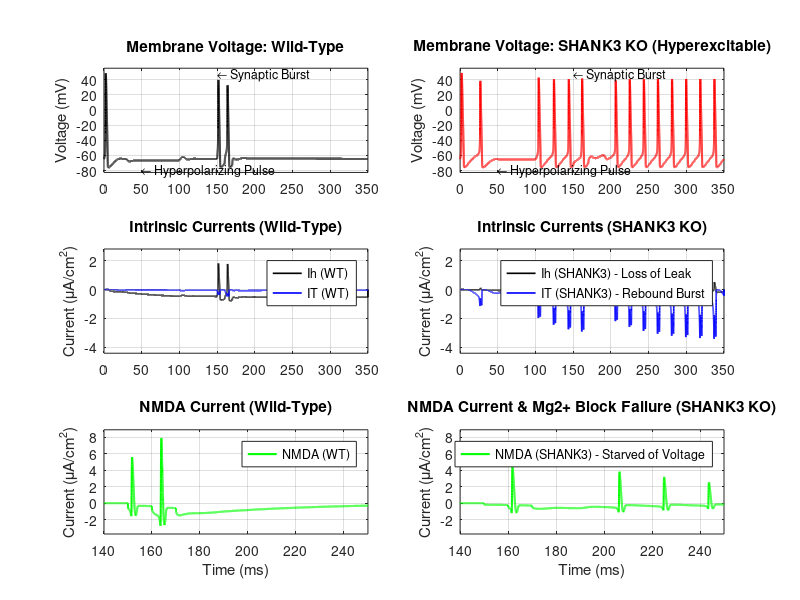

Source code (MATLAB):
% =========================================================================
% Biophysical Simulation of SHANK3 Deficiency in a Cortical Neuron
% Model: Single-compartment Hodgkin-Huxley with intrinsic and synaptic currents
% =========================================================================

clear; clc; close all;

%% 1. Simulation Parameters
dt = 0.01;              % Time step (ms)
T_total = 350;          % Total simulation time (ms)
time = 0:dt:T_total;    % Time vector
N = length(time);       % Number of time steps

%% 2. Biophysical Parameters (WT vs SHANK3)
% Common Reversal Potentials (mV)
E_Na = 50; E_K = -77; E_L = -54.4; E_h = -43; E_Ca = 120;
E_exc = 0; E_inh = -70;

% Membrane Capacitance (uF/cm^2)
% SHANK3 spines are smaller, effectively reducing total local capacitance
Cm_WT = 1.0; 
Cm_SH = 0.8; 

% Leak Conductance (mS/cm^2)
g_L_WT = 0.3; g_L_SH = 0.3;

% -- INTRINSIC CURRENTS --
g_Na_WT = 120;  g_Na_SH = 120; 
g_K_WT = 36;    g_K_SH = 25;    % SHANK3: Reduced K+ for homeostatic excitability
g_h_WT = 0.2;   g_h_SH = 0.04;  % SHANK3: Loss of HCN channel scaffolding
g_T_WT = 0.05;  g_T_SH = 0.25;  % SHANK3: Upregulated T-type Calcium current

% -- SYNAPTIC CURRENTS --
g_AMPA_WT = 0.2;    g_AMPA_SH = 0.08;   % SHANK3: Reduced AMPA density
g_NMDA_WT = 0.1;    g_NMDA_SH = 0.04;   % SHANK3: Reduced NMDA density
tau_NMDA_WT = 50;   tau_NMDA_SH = 80;   % SHANK3: GluN2B shift (slower decay)
tau_AMPA = 2; 

%% 3. Stimulation Protocol
% We apply a hyperpolarizing pulse to observe input resistance and Ih,
% followed by a burst of excitatory synaptic inputs.
I_inj = zeros(1, N);
I_inj(time > 30 & time < 100) = -2.0; % Hyperpolarizing pulse

spike_times = [150, 160, 170]; % Excitatory synaptic input times (ms)

%% 4. Initialization Arrays
V_WT = -65 * ones(1, N); V_SH = -65 * ones(1, N);

% Gating variables (m, h, n for HH; r for Ih; u for IT)
m_WT=0; h_WT=1; n_WT=0; r_WT=0; u_WT=0;
m_SH=0; h_SH=1; n_SH=0; r_SH=0; u_SH=0;

% Synaptic gating variables
s_AMPA_WT=0; s_NMDA_WT=0;
s_AMPA_SH=0; s_NMDA_SH=0;

% Arrays to store currents for plotting
I_NMDA_WT_arr = zeros(1,N); I_NMDA_SH_arr = zeros(1,N);
I_T_WT_arr = zeros(1,N);    I_T_SH_arr = zeros(1,N);
I_h_WT_arr = zeros(1,N);    I_h_SH_arr = zeros(1,N);

%% 5. Main Euler Integration Loop
for i = 1:N-1
    
    % --- Current Voltage ---
    v_W = V_WT(i) + 1e-6; % Add eps to avoid divide by zero at specific voltages
    v_S = V_SH(i) + 1e-6;
    
    % --- Synaptic Activation ---
    % Add discrete spikes to synaptic variables
    if any(abs(time(i) - spike_times) < dt)
        s_AMPA_WT = s_AMPA_WT + 0.5; s_NMDA_WT = s_NMDA_WT + 0.5;
        s_AMPA_SH = s_AMPA_SH + 0.5; s_NMDA_SH = s_NMDA_SH + 0.5;
    end
    
    % Synaptic Decay
    s_AMPA_WT = s_AMPA_WT - (s_AMPA_WT / tau_AMPA) * dt;
    s_NMDA_WT = s_NMDA_WT - (s_NMDA_WT / tau_NMDA_WT) * dt;
    s_AMPA_SH = s_AMPA_SH - (s_AMPA_SH / tau_AMPA) * dt;
    s_NMDA_SH = s_NMDA_SH - (s_NMDA_SH / tau_NMDA_SH) * dt;

    % Mg2+ Block (Jahr & Stevens 1990) - Extracellular Mg = 1.0 mM
    B_WT = 1 / (1 + (1.0 / 3.57) * exp(-0.062 * v_W));
    B_SH = 1 / (1 + (1.0 / 3.57) * exp(-0.062 * v_S));
    
    % Synaptic Currents
    I_AMPA_WT = g_AMPA_WT * s_AMPA_WT * (v_W - E_exc);
    I_NMDA_WT = g_NMDA_WT * s_NMDA_WT * B_WT * (v_W - E_exc);
    I_AMPA_SH = g_AMPA_SH * s_AMPA_SH * (v_S - E_exc);
    I_NMDA_SH = g_NMDA_SH * s_NMDA_SH * B_SH * (v_S - E_exc);
    
    % --- WT Kinematics (Na, K, h, T) ---
    am = 0.1*(v_W+40)/(1-exp(-(v_W+40)/10)); bm = 4.0*exp(-(v_W+65)/18);
    ah = 0.07*exp(-(v_W+65)/20);             bh = 1.0/(1+exp(-(v_W+35)/10));
    an = 0.01*(v_W+55)/(1-exp(-(v_W+55)/10)); bn = 0.125*exp(-(v_W+65)/80);
    
    r_inf = 1/(1+exp((v_W+80)/8)); tau_r = 100; % Ih kinetics
    u_inf = 1/(1+exp((v_W+80)/5)); tau_u = 50;  % IT slow inactivation
    s_inf_WT = 1/(1+exp(-(v_W+60)/6));          % IT fast activation
    
    m_WT = m_WT + (am*(1-m_WT) - bm*m_WT)*dt;
    h_WT = h_WT + (ah*(1-h_WT) - bh*h_WT)*dt;
    n_WT = n_WT + (an*(1-n_WT) - bn*n_WT)*dt;
    r_WT = r_WT + ((r_inf - r_WT)/tau_r)*dt;
    u_WT = u_WT + ((u_inf - u_WT)/tau_u)*dt;
    
    % WT Currents
    I_Na_W = g_Na_WT * m_WT^3 * h_WT * (v_W - E_Na);
    I_K_W  = g_K_WT * n_WT^4 * (v_W - E_K);
    I_L_W  = g_L_WT * (v_W - E_L);
    I_h_W  = g_h_WT * r_WT * (v_W - E_h);
    I_T_W  = g_T_WT * s_inf_WT^2 * u_WT * (v_W - E_Ca);
    
    % --- SHANK3 Kinematics (Na, K, h, T) ---
    am_S = 0.1*(v_S+40)/(1-exp(-(v_S+40)/10)); bm_S = 4.0*exp(-(v_S+65)/18);
    ah_S = 0.07*exp(-(v_S+65)/20);             bh_S = 1.0/(1+exp(-(v_S+35)/10));
    an_S = 0.01*(v_S+55)/(1-exp(-(v_S+55)/10)); bn_S = 0.125*exp(-(v_S+65)/80);
    
    r_inf_S = 1/(1+exp((v_S+80)/8)); 
    u_inf_S = 1/(1+exp((v_S+80)/5)); 
    s_inf_SH = 1/(1+exp(-(v_S+60)/6));
    
    m_SH = m_SH + (am_S*(1-m_SH) - bm_S*m_SH)*dt;
    h_SH = h_SH + (ah_S*(1-h_SH) - bh_S*h_SH)*dt;
    n_SH = n_SH + (an_S*(1-n_SH) - bn_S*n_SH)*dt;
    r_SH = r_SH + ((r_inf_S - r_SH)/tau_r)*dt;
    u_SH = u_SH + ((u_inf_S - u_SH)/tau_u)*dt;
    
    % SHANK3 Currents
    I_Na_S = g_Na_SH * m_SH^3 * h_SH * (v_S - E_Na);
    I_K_S  = g_K_SH * n_SH^4 * (v_S - E_K);
    I_L_S  = g_L_SH * (v_S - E_L);
    I_h_S  = g_h_SH * r_SH * (v_S - E_h);
    I_T_S  = g_T_SH * s_inf_SH^2 * u_SH * (v_S - E_Ca);
    
    % --- Voltage Update (dV/dt) ---
    V_WT(i+1) = v_W + (dt/Cm_WT) * (I_inj(i) - (I_Na_W + I_K_W + I_L_W + I_h_W + I_T_W + I_AMPA_WT + I_NMDA_WT));
    V_SH(i+1) = v_S + (dt/Cm_SH) * (I_inj(i) - (I_Na_S + I_K_S + I_L_S + I_h_S + I_T_S + I_AMPA_SH + I_NMDA_SH));
    
    % Store for plotting
    I_NMDA_WT_arr(i) = I_NMDA_WT; I_NMDA_SH_arr(i) = I_NMDA_SH;
    I_T_WT_arr(i) = I_T_W;        I_T_SH_arr(i) = I_T_S;
    I_h_WT_arr(i) = I_h_W;        I_h_SH_arr(i) = I_h_S;
end

%% 6. Plotting the Results
% Wild-Type and SHANK3 KO are shown on SEPARATE plots (no overlay):
%   Left  column  -> Wild-Type
%   Right column  -> SHANK3 KO
% Each row shares the same y-axis limits so the two genotypes stay
% directly comparable side-by-side.
figure('Name', 'SHANK3 Biophysical Simulation', 'Position', [100, 100, 1100, 750]);

% ---- Shared y-limits per row (computed so both panels use one scale) ----
% pad_lim() adds a 5% margin (min 1 unit) so paired panels use one y-scale.
pad_lim = @(d) [min(d(:)), max(d(:))] + [-1, 1] * max(0.05*(max(d(:))-min(d(:))), 1);
V_lim      = pad_lim([V_WT, V_SH]);
I_int_lim  = pad_lim([I_h_WT_arr, I_h_SH_arr, I_T_WT_arr, I_T_SH_arr]);
I_nmda_lim = pad_lim([I_NMDA_WT_arr, I_NMDA_SH_arr]);

% 6.1 Membrane Voltage -- Wild-Type
subplot(3,2,1);
plot(time, V_WT, 'k', 'LineWidth', 1.5);
title('Membrane Voltage: Wild-Type');
ylabel('Voltage (mV)'); ylim(V_lim); grid on;
text(50, V_lim(1)+3, '\leftarrow Hyperpolarizing Pulse', 'FontSize', 9);
text(150, V_lim(2)-8, '\leftarrow Synaptic Burst', 'FontSize', 9);

% 6.1b Membrane Voltage -- SHANK3 KO
subplot(3,2,2);
plot(time, V_SH, 'r', 'LineWidth', 1.5);
title('Membrane Voltage: SHANK3 KO (Hyperexcitable)');
ylabel('Voltage (mV)'); ylim(V_lim); grid on;
text(50, V_lim(1)+3, '\leftarrow Hyperpolarizing Pulse', 'FontSize', 9);
text(150, V_lim(2)-8, '\leftarrow Synaptic Burst', 'FontSize', 9);

% 6.2 Intrinsic Currents (Ih and IT) -- Wild-Type
subplot(3,2,3);
plot(time, I_h_WT_arr, 'k', 'LineWidth', 1.2); hold on;
plot(time, I_T_WT_arr, 'b', 'LineWidth', 1.2);
title('Intrinsic Currents (Wild-Type)');
ylabel('Current (\muA/cm^2)'); ylim(I_int_lim); grid on;
legend('Ih (WT)', 'IT (WT)');

% 6.2b Intrinsic Currents (Ih and IT) -- SHANK3 KO
subplot(3,2,4);
plot(time, I_h_SH_arr, 'k', 'LineWidth', 1.2); hold on;
plot(time, I_T_SH_arr, 'b', 'LineWidth', 1.2);
title('Intrinsic Currents (SHANK3 KO)');
ylabel('Current (\muA/cm^2)'); ylim(I_int_lim); grid on;
legend('Ih (SHANK3) - Loss of Leak', 'IT (SHANK3) - Rebound Burst');

% 6.3 NMDA Current -- Wild-Type
subplot(3,2,5);
plot(time, I_NMDA_WT_arr, 'g', 'LineWidth', 1.5);
title('NMDA Current (Wild-Type)');
xlabel('Time (ms)'); ylabel('Current (\muA/cm^2)');
ylim(I_nmda_lim); xlim([140 250]); grid on;
legend('NMDA (WT)');

% 6.3b NMDA Current -- SHANK3 KO
subplot(3,2,6);
plot(time, I_NMDA_SH_arr, 'g', 'LineWidth', 1.5);
title('NMDA Current & Mg2+ Block Failure (SHANK3 KO)');
xlabel('Time (ms)'); ylabel('Current (\muA/cm^2)');
ylim(I_nmda_lim); xlim([140 250]); grid on;
legend('NMDA (SHANK3) - Starved of Voltage');

disp('Simulation Complete. Observing plots...');
